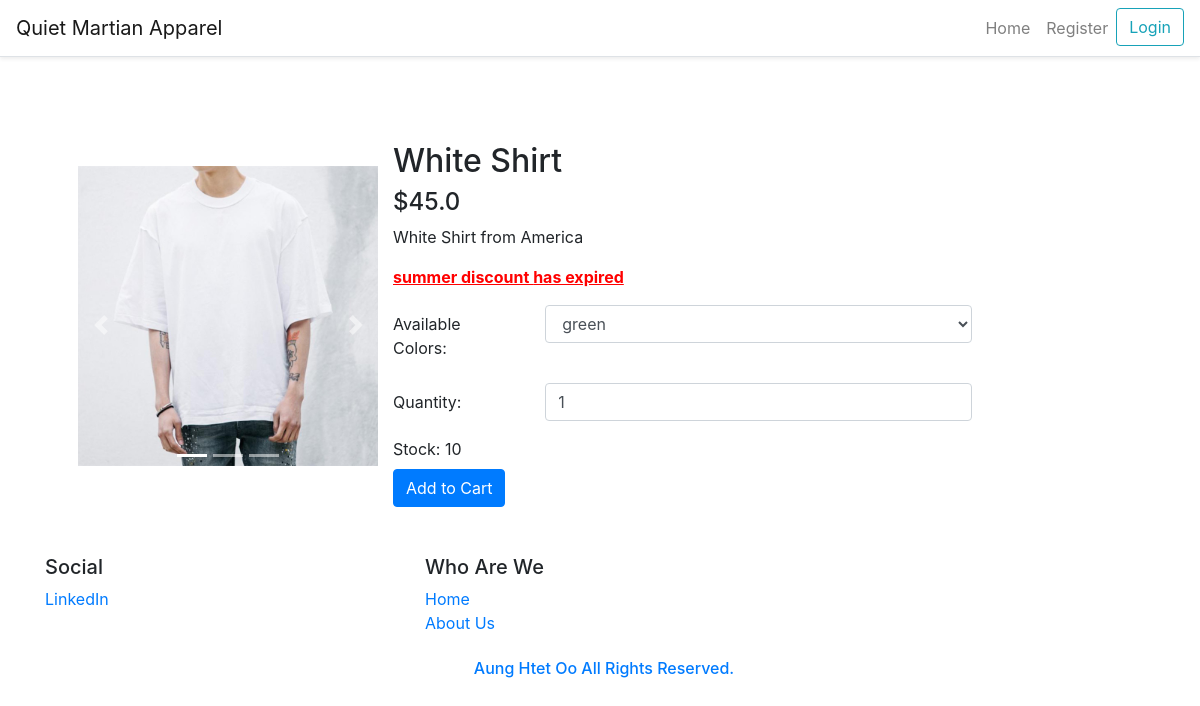
/product-details/1, run on an earlier commit of the app's database.
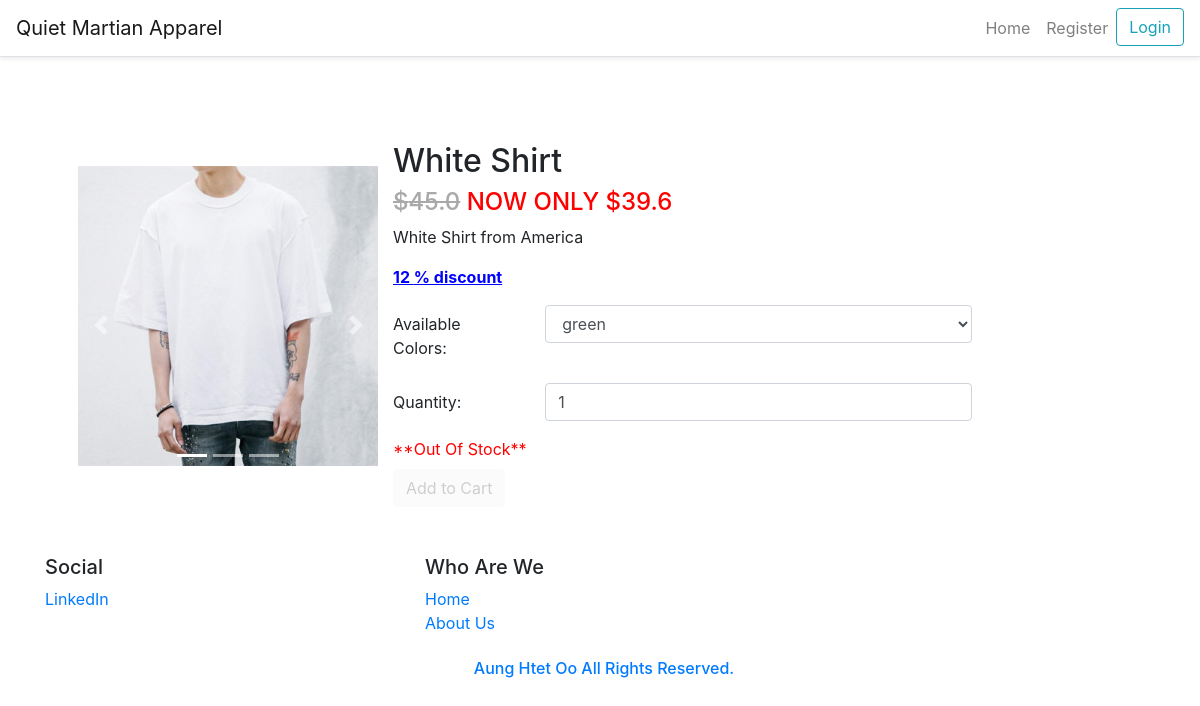
And on a later commit of the database.
### website/models.py (models this page shows)
class Product(db.Model, UserMixin):
    id = db.Column(db.Integer, primary_key=True)
    brand_id = db.Column(db.Integer, db.ForeignKey('brand.id'))
    category_id = db.Column(db.Integer, db.ForeignKey('category.id'))
    title = db.Column(db.String(150))
    description = db.Column(db.String(255))
    stock = db.Column(db.Integer)
    discount_id = db.Column(db.Integer, db.ForeignKey('discount.id'))
    price = db.Column(db.Float)
    color_id = db.Column(db.Integer, db.ForeignKey('color.id'))
    image_1 = db.Column(db.String(150))
    image_2 = db.Column(db.String(150))
    image_3 = db.Column(db.String(150))
    created_date = db.Column(db.DateTime, default=func.now())
    created_by_id = db.Column(db.Integer)
    updated_date = db.Column(db.DateTime, default=func.now())
    updated_by_id = db.Column(db.Integer)
    brand = db.relationship('Brand')
    category = db.relationship('Category')
    color = db.relationship('Color')
    colors = db.relationship('Color', secondary='product_color')
    orders = db.relationship('Order', lazy=True)
    discount = db.relationship('Discount', lazy=True)

class Discount(db.Model,UserMixin):
    id = db.Column(db.Integer, primary_key=True)
    name = db.Column(db.String(150))
    discount_code = db.Column(db.String(150), unique=True)
    percentage = db.Column(db.Float)
    start_date = db.Column(db.DateTime)
    end_date = db.Column(db.DateTime)
    created_date = db.Column(db.DateTime, default=func.now())
    created_by = db.Column(db.Integer)
    updated_date = db.Column(db.DateTime, default=func.now())
    updated_by = db.Column(db.Integer)
    products = db.relationship('Product')

### website/auth.py (the view, shortened to what this page needs)
@auth.route('/product-details/<int:id>', methods=['GET', 'POST'])
def product_details(id):
    product = Product.query.filter_by(id=id).first()
    colors = Color.query.join(product_color).filter(product_color.c.product_id == id).all()
    price = product.price
    if product.discount:
        discount_percentage = product.discount.percentage
        discount_price = price * (100 - discount_percentage) / 100
        price = discount_price
    return render_template("customer/product_details.html", datetime=datetime, product=product, price=price, colors=colors, user=current_user)

### website/templates/customer/product_details.html (shortened to what this page needs)
{% extends "customer/layout.html" %}
{% block navbar %}
    {% include 'customer/base.html' %}
{% endblock %}
{% block main %}
<div class="container mt-4">
    <div class="row">
       <div id="carouselExampleIndicators" class="carousel slide my-4" data-ride="carousel">
            <ol class="carousel-indicators">
                <li data-target="#carouselExampleIndicators" data-slide-to="0" class="active"></li>
                <li data-target="#carouselExampleIndicators" data-slide-to="1"></li>
                <li data-target="#carouselExampleIndicators" data-slide-to="2"></li>
            </ol>
            <div class="carousel-inner">
                <div class="carousel-item active">
                    <img class="d-block img-fluid" src="/static/uploads/{{product.image_1}}" alt="Online Shop" height="300" width="300">
                    <div class="carousel-caption">
                    </div>
                </div>
            </div>
            <a class="carousel-control-prev" href="#carouselExampleIndicators" role="button" data-slide="prev">
                <span class="carousel-control-prev-icon" aria-hidden="true"></span>
            </a>
            <a class="carousel-control-next" href="#carouselExampleIndicators" role="button" data-slide="next">
                <span class="carousel-control-next-icon" aria-hidden="true"></span>
            </a>
        </div>
        <div class="col-lg-7">
            <h2>{{ product.title }}</h2>
            {% if price != product.price %}
                {% if product.discount.end_date < datetime.now() %}
                <h4>${{ product.price }}</h4>
                {% else %}
                <h4>
                  <del style="color: darkgray;">${{ product.price }}</del>
                  {% if price %}
                    <span style="color: red;">NOW ONLY ${{ price }}</span>
                  {% endif %}
                </h4>
                {% endif %}
            {% else %}
                <h4>${{ product.price }}</h4>
            {% endif %}
            <p>{{ product.description }}</p>
            {% if product.discount_id == 0 %}
            {% else %}
                {% if product.discount.end_date < datetime.now() %}
                <p style="color:red">
                    <strong><u>{{ product.discount.name|default('') }} has expired</u></strong>
                </p>
                {% else %}
                <p style="color:blue">
                    <strong><u>{{ product.discount.percentage|default('')|int }} % discount</u></strong>
                </p>
                {% endif %}
            {% endif %}
            <form method="post" action="{{ url_for('auth.add_to_cart') }}">
                <div class="form-group row">
                    <label class="col-md-3 col-form-label">Available Colors:</label>
                    <div class="col-md-9">
                        <select class="form-control" name="color">
                            {% for color in colors %}
                            <option value="{{ color.name }}">{{ color.name }}</option>
                            {% endfor %}
                        </select>
                    </div>
                </div>
                <div class="form-group row">
                    <label class="col-md-3 col-form-label">Quantity:</label>
                    <div class="col-md-9">
                        <input class="form-control" type="number" name="quantity" min="1" value="1">
                    </div>
                </div>
                {% if product.stock == 0 %}
                <label style="color: red">**Out Of Stock**</label><br>
                <button class="btn btn-primary-outlined" disabled>Add to Cart</button>
                {% else %}
                <label>Stock: {{product.stock}} </label><br>
                <button class="btn btn-primary">Add to Cart</button>
                {% endif %}
            </form>
        </div>
    </div>
</div>
{% endblock %}
{% block footer %}
{% include 'customer/footer.html' %}
{% endblock %}

What changed in the data, as far as the page shows it:
changed Product "White Shirt": stock "10" → (not shown)
changed Discount: end_date "2023-04-13 00:00:00.000000" → "2023-04-15 00:00:00.000000" (drawn); discount.percentage (not shown) → "12"; discount.name "summer discount" → (not shown)
Also different on the page:
{{ price }}: (not shown) → "39.6"
text no longer shown: "has expired Stock:"
text now shown: "NOW ONLY $ % discount **Out Of Stock**"
